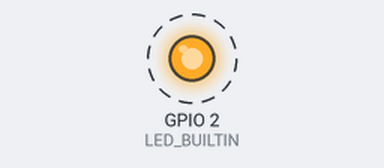
Recording of a sketch running on a simulated ESP32. Parts: output pins drawn as LEDs (lit = HIGH). Dashed ring = blinking. What the sketch prints to the serial monitor is not drawn.

Above: at 0.12 s.
Timing chart, 0 to 3.0 s (numbered marks = the images above):
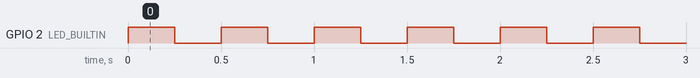

Measured:
- by itself, GPIO 2 (LED_BUILTIN): alternates HIGH for 0.25 s and LOW for 0.25 s

The sketch:

BlinkAndCount.ino
```cpp
//simple test sketch to both blink the LED and generate UART output
#define DELAY 250

void setup() {
  // ESP12 seems to use pin 2, select it from the Tools > Builtin LED menu item
  pinMode(LED_BUILTIN, OUTPUT);
  Serial.begin(115200);
}

void loop() {
  static int b = 0;

  Serial.printf("blinkyprint %d\n", b++);
  digitalWrite(LED_BUILTIN, HIGH);
  delay(DELAY);

  Serial.printf("blinkyprint %d\n", b++);
  digitalWrite(LED_BUILTIN, LOW);
  delay(DELAY);
}
```
